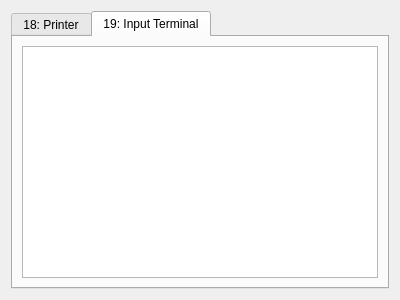
<ui version="4.0" >
 <class>Form</class>
 <widget class="QWidget" name="Form" >
  <property name="geometry" >
   <rect>
    <x>0</x>
    <y>0</y>
    <width>400</width>
    <height>300</height>
   </rect>
  </property>
  <property name="windowTitle" >
   <string>Form</string>
  </property>
  <layout class="QHBoxLayout" >
   <item>
    <widget class="QTabWidget" name="tabWidget" >
     <property name="currentIndex" >
      <number>1</number>
     </property>
     <widget class="QWidget" name="tab" >
      <attribute name="title" >
       <string>18: Printer</string>
      </attribute>
      <layout class="QHBoxLayout" >
       <item>
        <widget class="QTextEdit" name="text_printer" >
         <property name="readOnly" >
          <bool>true</bool>
         </property>
        </widget>
       </item>
      </layout>
     </widget>
     <widget class="QWidget" name="tab_2" >
      <attribute name="title" >
       <string>19: Input Terminal</string>
      </attribute>
      <layout class="QHBoxLayout" >
       <item>
        <widget class="QTextEdit" name="text_terminal" />
       </item>
      </layout>
     </widget>
    </widget>
   </item>
  </layout>
 </widget>
 <resources/>
 <connections/>
</ui>
